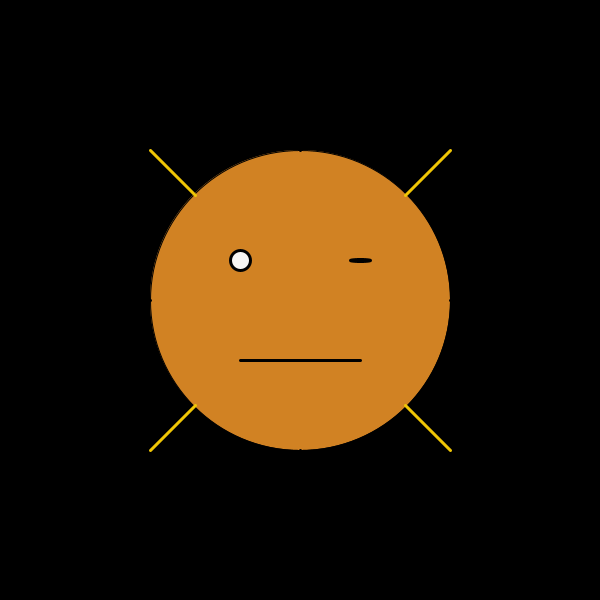
Frame 1 (no input)
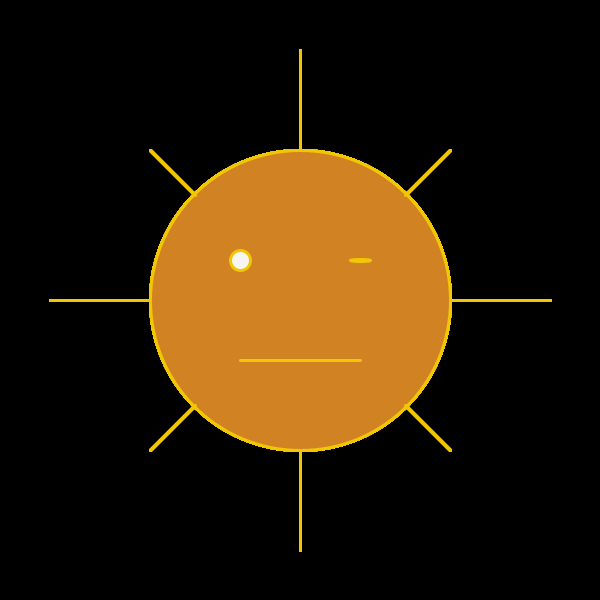
Frame 60 (the mouse pressed at the canvas centre just before this capture)
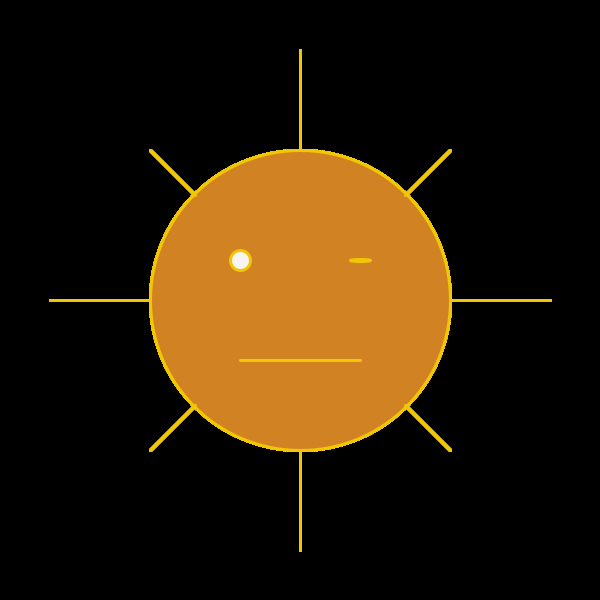
Frame 120 (the mouse held since frame 60 and released just before this capture)

The Processing sketch that drew these frames (run headless with seeded random() and noise(); from frame 60 on, the mouse is pressed at the canvas centre):

// Processing sketch: processing_113870
// ── processing_113870.pde

void setup() {
  size(600, 600);
  background(0);
  smooth();
}


void draw() {
  //Muevo el eje de coordenadas temporalmente
  pushMatrix();
  translate(300, 300);
  fill(209, 130, 35);
  ellipse(0, 0, 300, 300);
  strokeWeight(3);
  
  //Rayos verticales centrales
  line(0, 150, 0, 250);
  line(0, -150, 0, -250);
  
  //Rayos horizontales centrales
  line(150, 0, 250, 0);
  line(-150, 0, -250, 0);
  fill(247,245,242);
  
  //Dibujo de la cara
  ellipse(-60,-40,20,20);
  ellipse(60,-40,20,2);
  line(-60,60,60,60);
  popMatrix();
  
  //Rayos oblicuos
  stroke(240,198,5);
  line(405,405,450,450);
  line(195,195,150 ,150);
  line(405,195,450,150);
  line(195,405,150,450);

}
